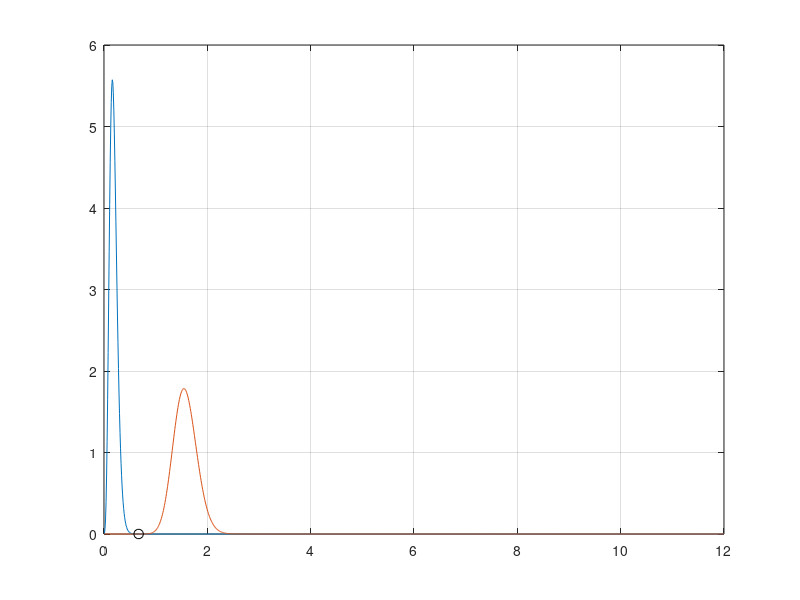

Reproduce this figure in MATLAB. (Note: this script raises an error after producing the figure.)

x_upperlimit=12;   %value of x upperlimit
M=2;           %standard degrees of freedom for noncentral chi-square distribtuion
rsig=10;    %rNL value of signal
Pav_in=0.5;   %average power
sigma=0.09;
P0=((4)/(rsig+3))*Pav_in;   %calculating P0
P1=((4*rsig)/(rsig+3))*Pav_in;    %calculating P1
d=0.01;  % step size
x=0:d:x_upperlimit;   %normalized input power

%a=1./(2.*(sigma.^2));

c101=(x<((700*2*(sigma^2))-P0));
a1(c101)=1./(2.*(sigma.^2));
b1(c101)=((x(c101)./P0).^((M-1)./2));
c1(c101)=(-(x(c101)+P0))./(2.*(sigma.^2));
d1(c101)=(sqrt(x(c101).*P0))./(sigma.^2);
pdf1(c101)=a1(c101).*b1(c101).*exp(c1(c101)).*besseli(1,d1(c101));

c102=(x>=((700*2*(sigma^2))-P0) & x<((700^2*sigma^4)/P0));
a1(c102)=1./(2.*(sigma.^2));
b1(c102)=((x(c102)./P0).^((M-1)./2));
c1(c102)=(-(x(c102)+P0))./(2.*(sigma.^2));
d1(c102)=(sqrt(x(c102).*P0))./(sigma.^2);
pdf1(c102)=a1(c102).*b1(c102).*exp(c1(c102)+d1(c102)).*besseli(1,d1(c102)).*exp(-d1(c102));

c103=(x>((700^2*sigma^4)/P0));
a1(c103)=1./(2.*(sigma.^2));
b1(c103)=((x(c103)./P0).^((M-1)./2));
c1(c103)=(-(x(c103)+P0))./(2.*(sigma.^2));
d1(c103)=(sqrt(x(c103).*P0))./(sigma.^2);
pdf1(c103)=(a1(c103).*b1(c103).*exp(c1(c103)+d1(c103)))./(sqrt(2.*pi.*d1(c103)));


c111=(x<((700*2*(sigma^2))-P1));
a2(c111)=1./(2.*(sigma.^2));
b2(c111)=((x(c111)./P1).^((M-1)./2));
c2(c111)=(-(x(c111)+P1))./(2.*(sigma.^2));
d2(c111)=(sqrt(x(c111).*P1))./(sigma^2);
pdf2(c111)=a2(c111).*b2(c111).*exp(c2(c111)).*besseli(1,d2(c111));

c112=(x>=((700*2*(sigma^2))-P1) & x<((700^2*sigma^4)/P1));
a2(c112)=1./(2.*(sigma.^2));
b2(c112)=((x(c112)./P1).^((M-1)./2));
c2(c112)=(-(x(c112)+P1))./(2.*(sigma.^2));
d2(c112)=(sqrt(x(c112).*P1))./(sigma.^2);
pdf2(c112)=a2(c112).*b2(c112).*exp(c2(c112)+d2(c112)).*besseli(1,d2(c112)).*exp(-d2(c112));

c113=(x>((700^2*sigma^4)/P1));
a2(c113)=1./(2.*(sigma.^2));
b2(c113)=((x(c113)./P1).^((M-1)./2));
c2(c113)=(-(x(c113)+P1))./(2.*(sigma.^2));
d2(c113)=(sqrt(x(c113).*P1))./(sigma.^2);
pdf2(c113)=(a2(c113).*b2(c113).*exp(c2(c113)+d2(c113)))./(sqrt(2.*pi.*d2(c113)));

plot(x,pdf1);
q1=trapz(x,pdf1,2);
disp(q1);
hold on;
plot(x,pdf2);
q1=trapz(x,pdf2,2);
disp(q1);


diff=abs(pdf1-pdf2) < 0.0001;
mindiff=max(diff);
int=find(diff==mindiff);
sub1=int(2);
xint=x(sub1);
yint=pdf1(sub1);
%disp(mindiff);
plot(xint,yint,'ko','MarkerSize',7);
grid on;
hold on;
ber1=trapint(x,pdf1,xint,0);
ber2=trapint(x,pdf2,11,xint);
ber=0.5*(ber1+ber2);
disp(ber);